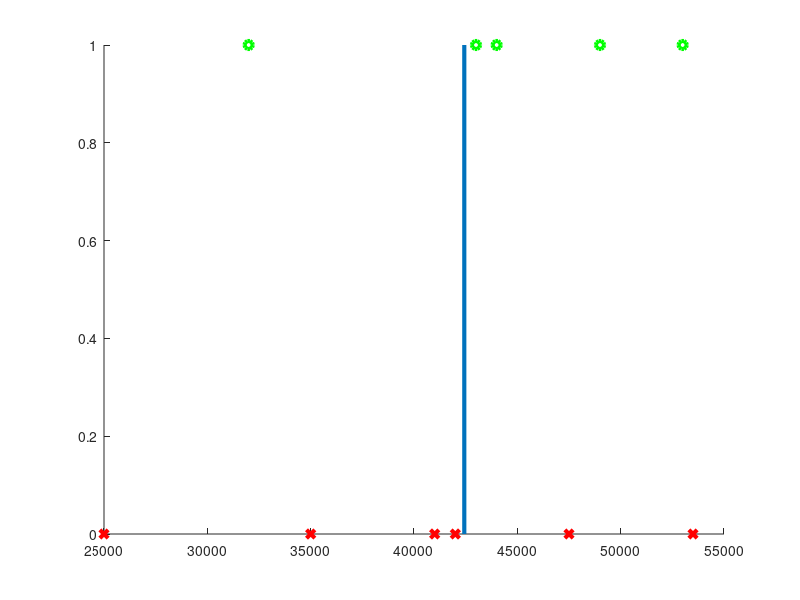

Write the MATLAB code that produced this figure.
function lda

clear;
close all;

% Define some simple comments to make things more readable.
NO = 0;
YES = 1;

% Here's the data as it was provided in the homework.
DATA = [
	25000,	NO;
	35000,	NO;
	32000,	YES;
	41000,	NO;
	42000,	NO;
	43000, 	YES;
	44000, 	YES;
	47500, 	NO;
	49000, 	YES;
	53000, 	YES;
	53500, 	NO
]

% Decision boundary given by x = BOUNDARY.
BOUNDARY = 42433.333

OWNERS = DATA( find(DATA(:,2)),1 );
NONOWNERS = setdiff(DATA(:,1), OWNERS);

hold on;
plot(NONOWNERS, NO, 'xr', 'LineWidth', 3);
plot(OWNERS, YES, 'og', 'LineWidth', 3);
line([BOUNDARY BOUNDARY], get(gca, 'YLim'), 'LineWidth', 3)

end
